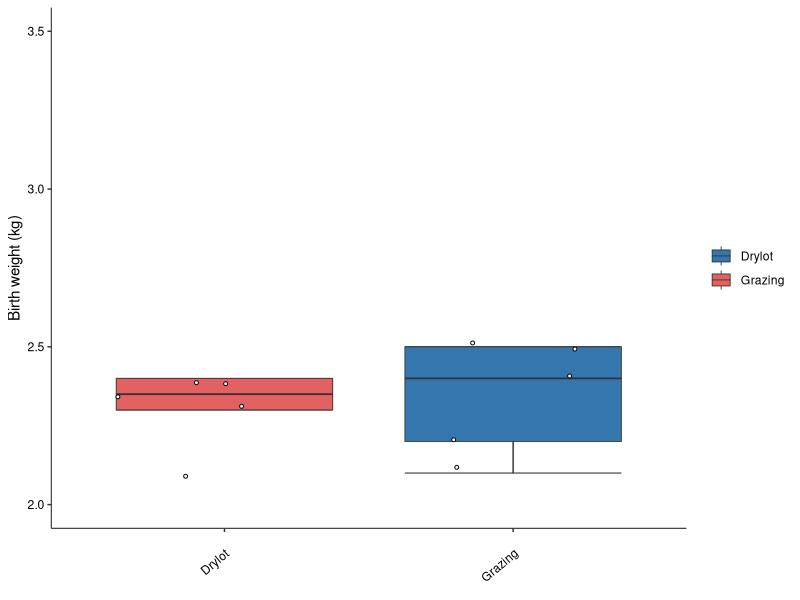
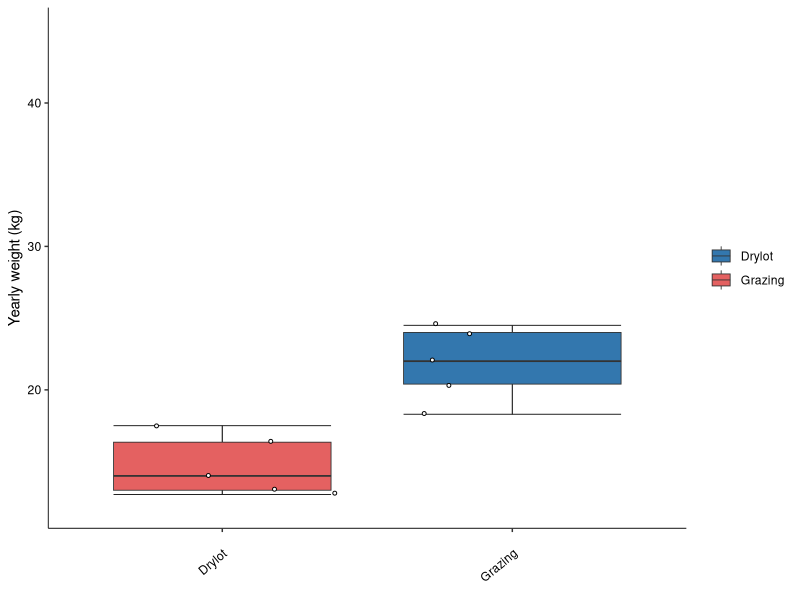
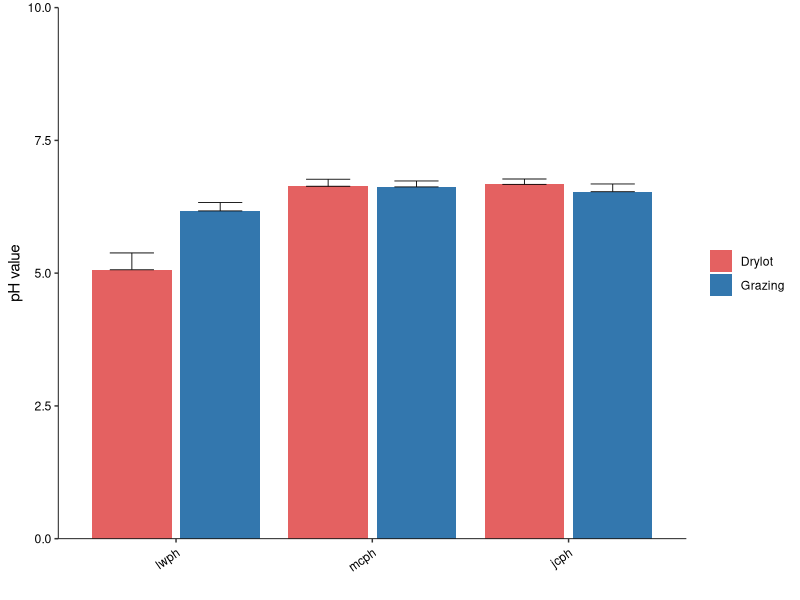
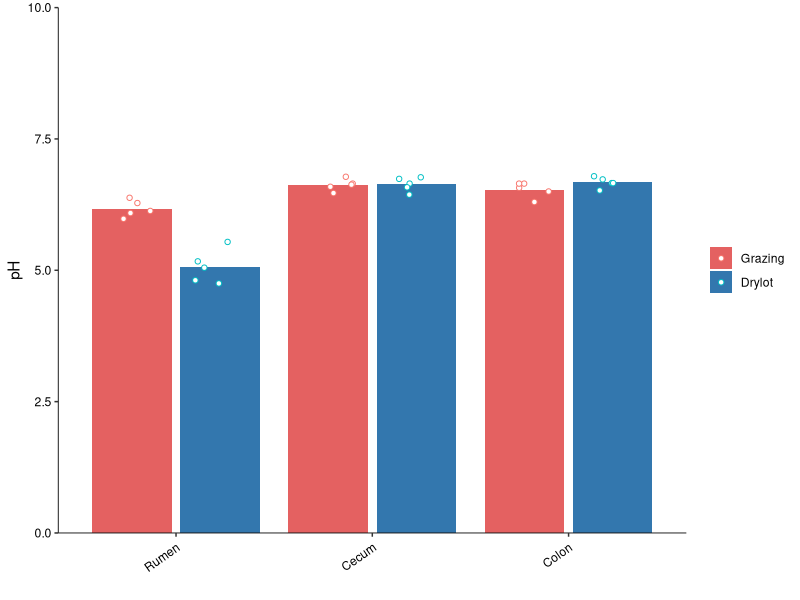
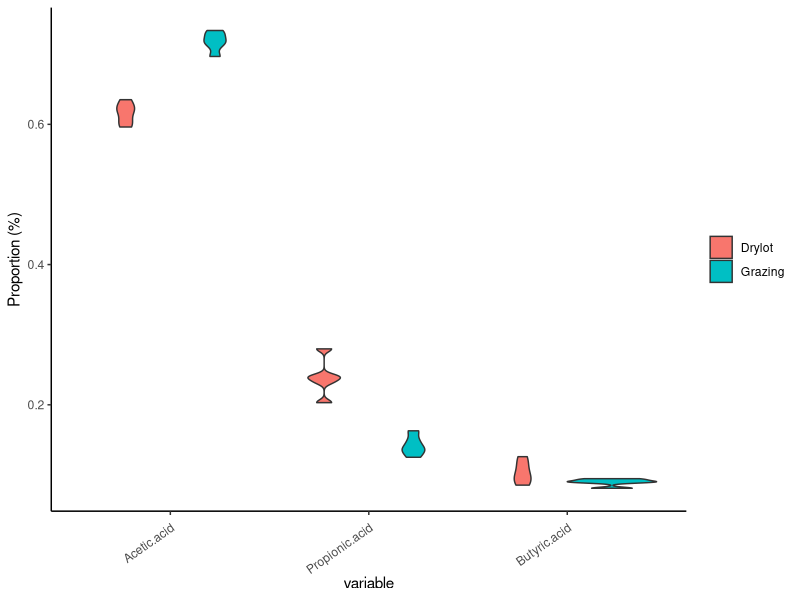
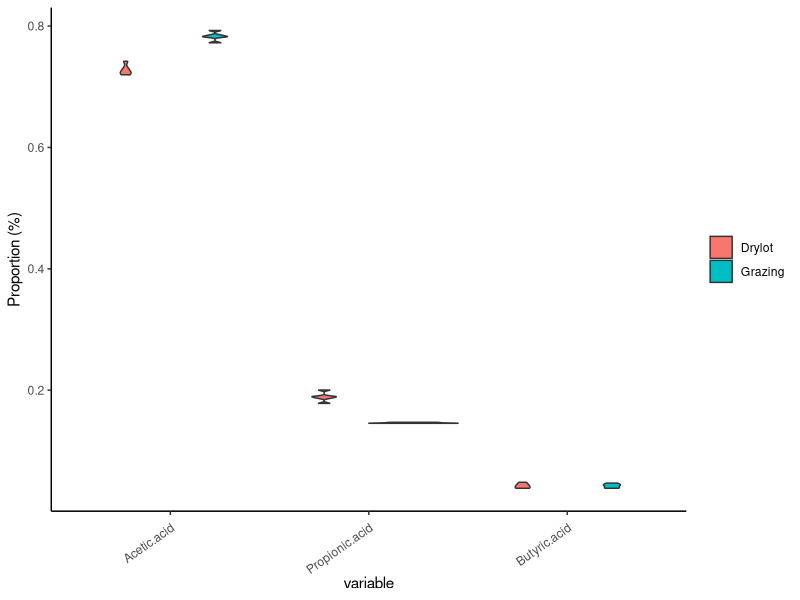
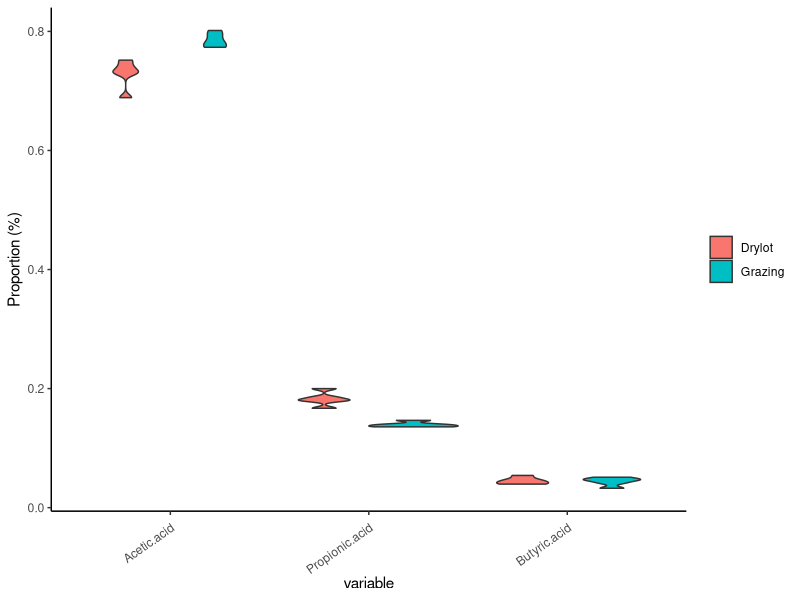
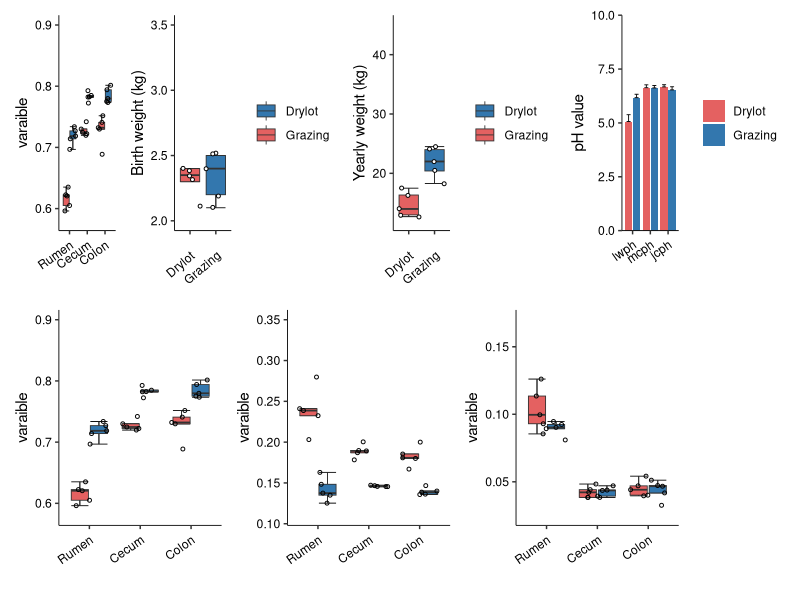

Recreate these plots in R, in order.
library(ggplot2)
library(patchwork)
library(RColorBrewer)
library(reshape2)
datadf = read.csv("./weightpH.csv")

red = "#E46161"
blue = "#3377AE"

height <- 2
width <- 1.5
scale <- 1
datadf

boxplotsize = 0.3
boxaxissize = 0.3

birthplot = ggplot(datadf, mapping = aes(x = rev(group), y = birth, fill = group)) + 
  #geom_errorbar(aes(ymin = min(birth), ymax = max(birth)), width = .1) +
  stat_boxplot(geom = "errorbar",width=0.75,aes(color=birth),size = boxplotsize)+
  geom_boxplot(size = boxplotsize,outlier.shape = NA) + 
  #geom_point(position = "jitter",  shape=1, size = 1) +
  #geom_point(position = "jitter",  colour = "white", size = 0.2) +
  theme_classic() +
  labs( x = "",
        y = "Birth weight (kg)") +
  ylim(2.0, 3.5) +
  theme(axis.text.x = element_text(angle = 40, vjust = 0.5, hjust = 0.9), 
        legend.title = element_blank(),
        axis.text = element_text(colour = "black"),
        axis.line = element_line(size=boxaxissize)) +
  scale_fill_manual(values = c(blue, red))  +
  geom_point(position = "jitter", shape=21, size = 1, colour = "black", fill = "white") 
birthplot
ggsave(filename = "Birthweight.pdf", width = width, height = height, scale = scale)

######################################################################

yearplot = ggplot(datadf, mapping = aes(x = rev(group), y = year, fill = group)) + 
  stat_boxplot(geom = "errorbar",width=0.75,aes(color=birth),size = boxplotsize)+
  geom_boxplot(size = boxplotsize, outlier.shape = NA) + 
  theme_classic() +
  ylim(12, 45)+
  theme(axis.text.x = element_text(angle = 40, vjust = 0.5, hjust = 0.9), 
        #legend.box = element_blank(), 
        legend.title = element_blank(),
        axis.text = element_text(colour = "black"),
        axis.line = element_line(size=boxaxissize)) +
 # scale_fill_manual(values = colorRampPalette(brewer.pal(8, "Accent"))(length(factor(datadf$group)))) +
  labs( y = "Yearly weight (kg)", x = "")+
  scale_fill_manual(values = c(blue, red)) +
  geom_point(position = "jitter", shape=21, size = 1, colour = "black", fill = "white") 
yearplot
ggsave(filename = "Yearlyweight.pdf", width = width, height = height)

######################################################################

lwph = data.frame(group = datadf$group, position = rep("Rumen", 10), ph = datadf$lwph)
jcph = data.frame(group = datadf$group, position = rep("Colon", 10), ph = datadf$jcph)
mcph = data.frame(group = datadf$group, position = rep("Cecum", 10), ph = datadf$mcph)
phdatadf = rbind(lwph, mcph, jcph)

t.test(lwph$ph[1:5], lwph$ph[6:10])$p.value
t.test(jcph$ph[1:5], jcph$ph[6:10])$p.value
t.test(mcph$ph[1:5], mcph$ph[6:10])$p.value


#    group  lwph  mcph  jcph
#1  Drylot 5.064 6.636 6.672
#2 Grazing 6.172 6.624 6.534

#    group variable value
#1  Drylot     lwph 5.064
#2 Grazing     lwph 6.172
#3  Drylot     mcph 6.636
#4 Grazing     mcph 6.624
#5  Drylot     jcph 6.672
#6 Grazing     jcph 6.534
phdf = datadf[-3:-5]
phmeandf = aggregate(phdf[-1:-2], by=list(group=phdf$group), mean)
#X   group num birth  year lwph mcph jcph
#1   1 Grazing F-1  2.30 13.00 5.98 6.78 6.57
#2   2 Grazing F-2  2.40 12.70 6.38 6.47 6.30
#3   3 Grazing F-3  2.35 14.00 6.28 6.65 6.65
#4   4 Grazing F-4  2.10 17.50 6.09 6.63 6.50
#5   5 Grazing F-5  2.40 16.35 6.13 6.59 6.65
#6   6  Drylot S-1  2.50 20.40 5.17 6.44 6.66
#7   7  Drylot S-2  2.50 24.50 4.81 6.65 6.66
#8   8  Drylot S-3  2.20 22.00 5.54 6.77 6.79
#9   9  Drylot S-4  2.10 18.30 4.75 6.58 6.52
#10 10  Drylot S-5  2.40 24.00 5.05 6.74 6.73
sd1 = sd(phdf$lwph[6:10])
sd2 = sd(phdf$lwph[1:5])
sd3 = sd(phdf$mcph[6:10])
sd4 = sd(phdf$mcph[1:5])
sd5 = sd(phdf$jcph[6:10])
sd6 = sd(phdf$jcph[1:5])
stard = c(sd1, sd2, sd3, sd4, sd5, sd6)
phdf <- cbind(melt(phmeandf), sd=stard)

phplot = ggplot(phdf, mapping = aes(x = variable, y = value, fill = group)) + 
  geom_col(position = position_dodge2(0.3)) + 
  geom_errorbar(aes(ymin = value, ymax = value + sd), 
                position = position_dodge2(width = 0.5, padding = 0.5),size = boxplotsize) +
  theme_classic() +
  labs( y = "pH value", x = "")+
  scale_fill_manual(values = c(red, blue)) +
  ylim(0,10) + 
  theme(axis.text.x = element_text(angle = 35, vjust = 0.9, hjust = 0.99), 
        legend.title = element_blank(),
        axis.text = element_text(colour = "black"),
        axis.line = element_line(size=boxaxissize)) +
  ylim(0, 10) +
  scale_y_continuous(expand = c(0,0), limits = c(0, 10))

phplot
ggsave(filename = "phplot.pdf", width = width, height = height, scale = scale)


# without error bar
#phplot = ggplot(phdatadf, mapping = aes(x = position, y = ph, fill = group)) + 
  #geom_col(position = "dodge") + 
  #geom_errorbar(aes(ymin = , ymax = ph + se)) +
  #theme_classic() +
  #labs( y = "pH value", x = "")+
  #scale_fill_manual(values = c(red, blue))
#phplot
#ggsave(filename = "phplot.pdf", width = width, height = height, scale = scale)


######################################## PHPHPH
phdatadf <- datadf[,c(2,6, 7, 8)]
phdatadf <- melt(phdatadf, id.vars = c("group"))
phdatadf$variable = gsub("lwph", "Rumen", phdatadf$variable)
phdatadf$variable = gsub("mcph", "Cecum", phdatadf$variable)
phdatadf$variable = gsub("jcph", "Colon", phdatadf$variable)

red = "#E46161"
blue = "#3377AE"

coldf = aggregate(phdatadf, by=list(group=phdatadf$group, variable=phdatadf$variable), FUN=mean)
coldf = coldf[,c(1, 2, 5)]
ggplot() + 
  geom_col(data=coldf, aes(x = factor(variable, levels = c("Rumen", "Cecum", "Colon")), 
                           fill=factor(group, levels = c("Grazing", "Drylot")),
                           y = value),position = position_dodge2()) +
  geom_point(data=phdatadf, 
             fill="white",
             shape=21,
             aes(x = factor(variable, levels = c("Rumen", "Cecum", "Colon")), 
                 color=factor(group, levels = c("Grazing", "Drylot")),
                                y = value), position = position_jitterdodge()) +
  scale_fill_manual(values = c(red, blue)) +
  theme_bw() + 
  theme(axis.text.x = element_text(angle = 35, vjust = 0.9, hjust = 0.99), 
        legend.title = element_blank(),
        panel.grid = element_blank(),
        panel.border = element_blank(),
        axis.text = element_text(colour = "black"),
        axis.line = element_line(size=boxaxissize)) +
  labs(x="", y="pH") +
  scale_y_continuous(expand = c(0,0), limits = c(0, 10))

ggsave(filename = "phpointplot.pdf", width = 4, height = 4)


######################################################################



height <- 2
width <- 1.5
scale <- 1

metadatadf = read.csv("./metabolize.csv")
#metadatadf = unname(metadatadf)
#Aceticacid = cbind(metadatadf[1:3], value = metadatadf[4], metabolize = rep("Acetic acid", 30))
#Butyricacid = cbind(metadatadf[1:3], value = metadatadf[5], metabolize = rep("Butyric acid", 30))
#Propionicacid = cbind(metadatadf[1:3], value = metadatadf[6], metabolize = rep("Propionic acid", 30))
#metadatadf = rbind(Aceticacid, Butyricacid, Propionicacid)
#colnames(metadatadf) = c("position", "condition", "sample", "value", "metabolize")




########################## Rumen Metabolize
metaplot <- function(plotdatadf){
  
metabolizeplot = ggplot(plotdatadf, mapping = aes(x = variable, y = value, fill = condition)) +
  #geom_col(position = "dodge") +
  #geom_boxplot() + 
  geom_violin() +
  #geom_jitter(width = 0.1) +
  theme_classic() +
  theme(axis.text.x = element_text(angle = 35, vjust = 0.9, hjust = 0.99), 
        legend.title = element_blank()) +
  #scale_fill_manual(values = colorRampPalette(brewer.pal(8, "Accent"))(length(factor(datadf$condition)))) +
  labs(y = "Proportion (%)")
  #ylim(0, 1)
metabolizeplot
}

plotdatadf = subset(metadatadf,  position == "Rumen")
plotdatadf
metaplot(melt(plotdatadf))
ggsave(filename = "Rumenmetabolizesplot.pdf",
       width = width, height = height, scale = scale)

plotdatadf = subset(metadatadf,  position == "Cecum")
plotdatadf
metaplot(melt(plotdatadf))
ggsave(filename = "Cecummetabolizesplot.pdf",
       width = width, height = height, scale = scale)

plotdatadf = subset(metadatadf,  position == "Colon")
plotdatadf
metaplot(melt(plotdatadf))
ggsave(filename = "Colonmetabolizesplot.pdf", 
       width = width, height = height, scale = scale)

height <- 3
width <- 3
scale <- 1

metaplot  <- function(df, varaible){
  
ggplot(metadatadf, aes(x = factor(position, levels = c("Rumen", "Cecum", "Colon")), 
                       y = varaible, fill = condition)) +
  stat_boxplot(geom = "errorbar",width=0.75, size=boxplotsize)+
  geom_boxplot(size = boxplotsize, outlier.shape = NA) +
  geom_point(position = position_jitterdodge(),  shape=1, size = 1) +
  theme_classic() +
  theme(
    axis.text = element_text(colour = "black"), 
    axis.text.x = element_text(angle = 35, vjust = 0.9, hjust = 0.99),
    legend.title = element_blank(),
    legend.position = "none",
    axis.line = element_line(size=boxaxissize)
    ) +
 # ylim(0.58, 0.9) +
  labs(x = "") +
  #geom_point(position = "jitterdodge", shape=21, size = 1,  colour = "black", fill = "white")  +
  scale_fill_manual(values = c(red, blue))  
}


metaA <- metaplot(metadatadf, metadatadf$Acetic.acid) + ylim(0.58, 0.9)
ggsave(filename = "ColonmetabolizesplotA.pdf", 
       width = width, height = height, scale = scale)

metaB <- metaplot(metadatadf, metadatadf$Propionic.acid) + ylim(0.11, 0.35)
ggsave(filename = "ColonmetabolizesplotP.pdf",
       width = width, height = height, scale = scale)

metaP <- metaplot(metadatadf, metadatadf$Butyric.acid) + ylim(0.025, 0.17)
ggsave(filename = "ColonmetabolizesplotB.pdf",
       width = width, height = height, scale = scale)


#(plot_spacer() | birthplot | yearplot | phplot) /
  #(metaA | metaB | metaP)
  

(metaA + birthplot + yearplot + phplot + plot_layout(nrow = 1)) / 
(metaA + metaB + metaP + plot_layout(nrow = 1))  + plot_layout(ncol = 1)
ggsave("Figure1.pdf", width = 8, height = 5)